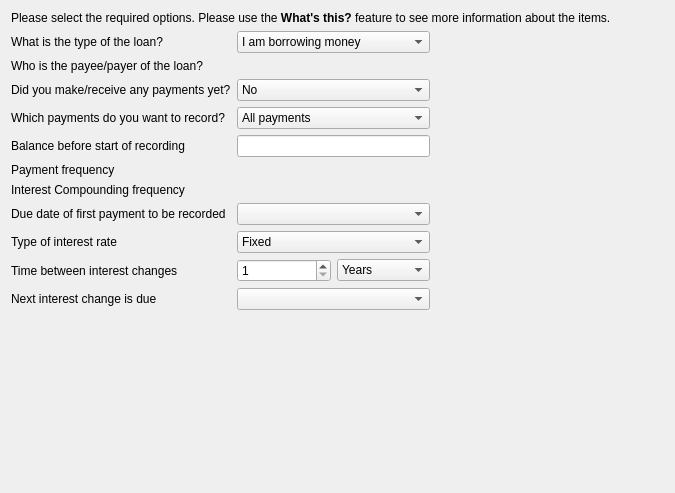
<?xml version="1.0" encoding="UTF-8"?>
<ui version="4.0">
 <class>KGeneralLoanInfoPage</class>
 <widget class="QWidget" name="KGeneralLoanInfoPage">
  <property name="geometry">
   <rect>
    <x>0</x>
    <y>0</y>
    <width>675</width>
    <height>493</height>
   </rect>
  </property>
  <layout class="QVBoxLayout">
   <item>
    <widget class="QLabel" name="qLabel1">
     <property name="focusPolicy">
      <enum>Qt::NoFocus</enum>
     </property>
     <property name="text">
      <string>Please select the required options. Please use the &lt;b&gt;What's this?&lt;/b&gt; feature to see more information about the items.</string>
     </property>
     <property name="wordWrap">
      <bool>true</bool>
     </property>
    </widget>
   </item>
   <item>
    <layout class="QHBoxLayout">
     <item>
      <layout class="QGridLayout">
       <item row="0" column="0">
        <widget class="QLabel" name="textLabel1">
         <property name="text">
          <string>What is the type of the loan?</string>
         </property>
         <property name="wordWrap">
          <bool>false</bool>
         </property>
        </widget>
       </item>
       <item row="0" column="1">
        <widget class="KComboBox" name="m_loanDirection">
         <item>
          <property name="text">
           <string>I am borrowing money</string>
          </property>
         </item>
         <item>
          <property name="text">
           <string>I am lending money</string>
          </property>
         </item>
        </widget>
       </item>
       <item row="1" column="0">
        <widget class="QLabel" name="textLabel2">
         <property name="text">
          <string>Who is the payee/payer of the loan?</string>
         </property>
         <property name="wordWrap">
          <bool>false</bool>
         </property>
        </widget>
       </item>
       <item row="1" column="1">
        <widget class="KMyMoneyPayeeCombo" name="m_payee" native="true">
         <property name="whatsThis">
          <string>Enter the name of the person or bank you owe money or who owes you money.

If the name does not exist within KMyMoney's database, you are asked if you want to create it.</string>
         </property>
        </widget>
       </item>
       <item row="2" column="0">
        <widget class="QLabel" name="textLabel1_2">
         <property name="text">
          <string>Did you make/receive any payments yet?</string>
         </property>
         <property name="wordWrap">
          <bool>false</bool>
         </property>
        </widget>
       </item>
       <item row="2" column="1">
        <widget class="KComboBox" name="m_anyPayments">
         <property name="whatsThis">
          <string>Were there any payments for this loan whether they are entered into KMyMoney or not?

Note: Payments made to obtain the loan (e.g. Disagio) are not considered as payments in this context.</string>
         </property>
         <item>
          <property name="text">
           <string comment="@item no payments were entered for a loan">No</string>
          </property>
         </item>
         <item>
          <property name="text">
           <string comment="@item payments were entered for a loan">Yes</string>
          </property>
         </item>
        </widget>
       </item>
       <item row="3" column="0">
        <widget class="QLabel" name="textLabel3">
         <property name="text">
          <string>Which payments do you want to record?</string>
         </property>
         <property name="wordWrap">
          <bool>false</bool>
         </property>
        </widget>
       </item>
       <item row="3" column="1">
        <widget class="KComboBox" name="m_recordings">
         <property name="whatsThis">
          <string>&lt;qt&gt;Select which transactions should be recorded.

&lt;b&gt;All payments&lt;/b&gt; allows you to enter all payments made for this loan.

The option to &lt;b&gt;start from the beginning of the current year&lt;/b&gt; is meant for loans that have already been active for a longer period of time, and for which you do not want to enter all past transactions.
&lt;/qt&gt;</string>
         </property>
         <item>
          <property name="text">
           <string>All payments</string>
          </property>
         </item>
         <item>
          <property name="text">
           <string>Start with this year's payments</string>
          </property>
         </item>
        </widget>
       </item>
       <item row="4" column="0">
        <widget class="QLabel" name="textLabel1_3">
         <property name="whatsThis">
          <string>Enter the ending balance found on the statement that is the last one before you want to start recording this loan in KMyMoney.</string>
         </property>
         <property name="text">
          <string>Balance before start of recording</string>
         </property>
         <property name="wordWrap">
          <bool>false</bool>
         </property>
        </widget>
       </item>
       <item row="4" column="1">
        <widget class="AmountEdit" name="m_openingBalance">
         <property name="whatsThis">
          <string>You have selected to record only payments from the beginning of this year. Since prior transactions will not be recorded, you need to supply the balance of the loan on January 1st of this year.</string>
         </property>
        </widget>
       </item>
       <item row="5" column="0">
        <widget class="QLabel" name="textLabel5">
         <property name="text">
          <string>Payment frequency</string>
         </property>
         <property name="wordWrap">
          <bool>false</bool>
         </property>
        </widget>
       </item>
       <item row="5" column="1">
        <widget class="KMyMoneyFrequencyCombo" name="m_paymentFrequency" native="true">
         <property name="focusPolicy">
          <enum>Qt::TabFocus</enum>
         </property>
        </widget>
       </item>
       <item row="6" column="0">
        <widget class="QLabel" name="textLabel1_4">
         <property name="text">
          <string>Interest Compounding frequency</string>
         </property>
         <property name="wordWrap">
          <bool>false</bool>
         </property>
        </widget>
       </item>
       <item row="6" column="1">
        <widget class="KMyMoneyFrequencyCombo" name="m_compoundFrequency" native="true">
         <property name="whatsThis">
          <string>Select the frequency with which the interest is compounded. If uncertain, select the same as the payment frequency. Consult your loan contract for details.</string>
         </property>
        </widget>
       </item>
       <item row="7" column="0">
        <widget class="QLabel" name="textLabel2_2">
         <property name="text">
          <string>Due date of first payment to be recorded</string>
         </property>
         <property name="wordWrap">
          <bool>false</bool>
         </property>
        </widget>
       </item>
       <item row="7" column="1">
        <widget class="KMyMoneyDateEdit" name="m_firstPaymentDate">
         <property name="focusPolicy">
          <enum>Qt::StrongFocus</enum>
         </property>
         <property name="whatsThis">
          <string>Depending on the answer to &lt;b&gt;What do you want to record?&lt;/b&gt; this field means the following:&lt;p&gt;

&lt;b&gt;All payments&lt;/b&gt;&lt;br&gt;
Enter the due date of the very first payment&lt;p&gt;

&lt;b&gt;Start with this year's payments&lt;/b&gt;&lt;br&gt;
Enter the due date of the first payment in the current year</string>
         </property>
        </widget>
       </item>
       <item row="8" column="0">
        <widget class="QLabel" name="textLabel4">
         <property name="text">
          <string>Type of interest rate</string>
         </property>
         <property name="wordWrap">
          <bool>false</bool>
         </property>
        </widget>
       </item>
       <item row="8" column="1">
        <widget class="KComboBox" name="m_interestType">
         <item>
          <property name="text">
           <string comment="@item type of interest">Fixed</string>
          </property>
         </item>
         <item>
          <property name="text">
           <string comment="@item type of interest">Variable</string>
          </property>
         </item>
        </widget>
       </item>
       <item row="9" column="0">
        <widget class="QLabel" name="textLabel3_2">
         <property name="text">
          <string>Time between interest changes</string>
         </property>
         <property name="wordWrap">
          <bool>false</bool>
         </property>
        </widget>
       </item>
       <item row="9" column="1">
        <layout class="QHBoxLayout">
         <item>
          <widget class="QSpinBox" name="m_interestFrequencyAmountEdit">
           <property name="minimum">
            <number>1</number>
           </property>
           <property name="maximum">
            <number>999</number>
           </property>
          </widget>
         </item>
         <item>
          <widget class="KComboBox" name="m_interestFrequencyUnitEdit">
           <property name="currentIndex">
            <number>3</number>
           </property>
           <item>
            <property name="text">
             <string comment="@item frequency of interest calculation">Days</string>
            </property>
           </item>
           <item>
            <property name="text">
             <string comment="@item frequency of interest calculation">Weeks</string>
            </property>
           </item>
           <item>
            <property name="text">
             <string comment="@item frequency of interest calculation">Months</string>
            </property>
           </item>
           <item>
            <property name="text">
             <string comment="@item frequency of interest calculation">Years</string>
            </property>
           </item>
          </widget>
         </item>
        </layout>
       </item>
       <item row="10" column="0">
        <widget class="QLabel" name="textLabel4_2">
         <property name="text">
          <string>Next interest change is due</string>
         </property>
         <property name="wordWrap">
          <bool>false</bool>
         </property>
        </widget>
       </item>
       <item row="10" column="1">
        <widget class="KMyMoneyDateEdit" name="m_interestChangeDateEdit">
         <property name="focusPolicy">
          <enum>Qt::StrongFocus</enum>
         </property>
        </widget>
       </item>
      </layout>
     </item>
     <item>
      <spacer name="spacer1">
       <property name="orientation">
        <enum>Qt::Horizontal</enum>
       </property>
       <property name="sizeType">
        <enum>QSizePolicy::Expanding</enum>
       </property>
       <property name="sizeHint" stdset="0">
        <size>
         <width>29</width>
         <height>20</height>
        </size>
       </property>
      </spacer>
     </item>
    </layout>
   </item>
   <item>
    <spacer name="spacer2">
     <property name="orientation">
      <enum>Qt::Vertical</enum>
     </property>
     <property name="sizeType">
      <enum>QSizePolicy::Expanding</enum>
     </property>
     <property name="sizeHint" stdset="0">
      <size>
       <width>20</width>
       <height>16</height>
      </size>
     </property>
    </spacer>
   </item>
  </layout>
 </widget>
 <layoutdefault spacing="6" margin="11"/>
 <customwidgets>
  <customwidget>
   <class>KComboBox</class>
   <extends>QComboBox</extends>
   <header>kcombobox.h</header>
  </customwidget>
  <customwidget>
   <class>KDateComboBox</class>
   <extends>QComboBox</extends>
   <header>kdatecombobox.h</header>
  </customwidget>
  <customwidget>
   <class>KMyMoneyDateEdit</class>
   <extends>KDateComboBox</extends>
   <header>kmymoneydateedit.h</header>
  </customwidget>
  <customwidget>
   <class>KMyMoneyPayeeCombo</class>
   <extends>QWidget</extends>
   <header>kmymoneypayeecombo.h</header>
   <container>1</container>
  </customwidget>
  <customwidget>
   <class>KMyMoneyFrequencyCombo</class>
   <extends>QWidget</extends>
   <header>kmymoneyfrequencycombo.h</header>
   <container>1</container>
  </customwidget>
  <customwidget>
   <class>AmountEdit</class>
   <extends>QLineEdit</extends>
   <header>amountedit.h</header>
  </customwidget>
 </customwidgets>
 <resources/>
 <connections/>
</ui>
